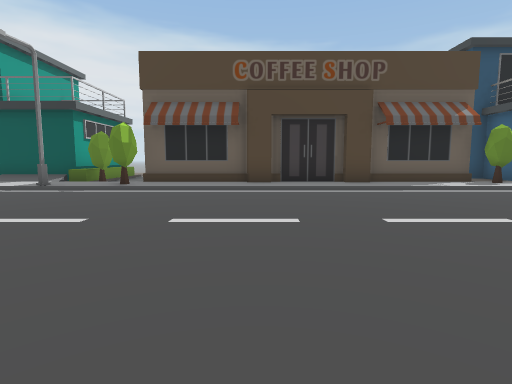
View 1 (above)

19 first-person views from a walk through a scene from a Unity 3-D project. The camera is 1.4 m above the floor, tilts 6° down and sees 80° across. The floor is counted in squares, 2 m on a side. Each view is taken from the middle of a square. On the plan, view 1 faces up. The plan holds only what a view shows up to about 10 squares ahead; the rest is blank. The place goes on beyond the plan. Some surface patterns are stand-ins.

View 2
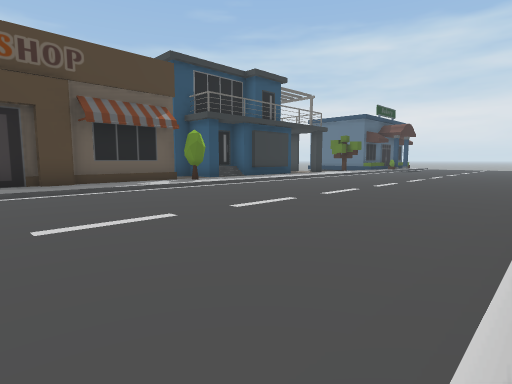

View 3
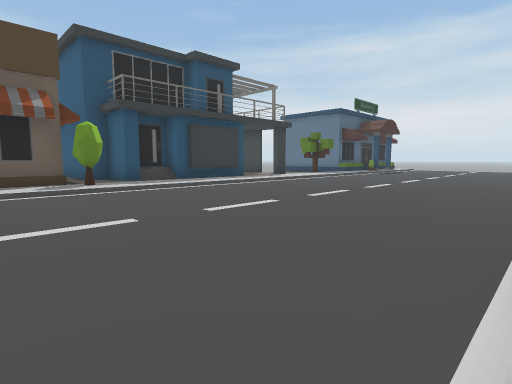

View 4
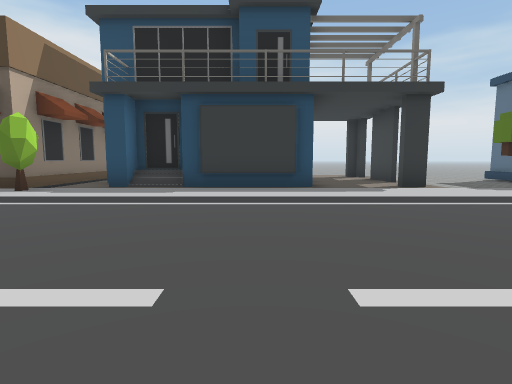

View 5
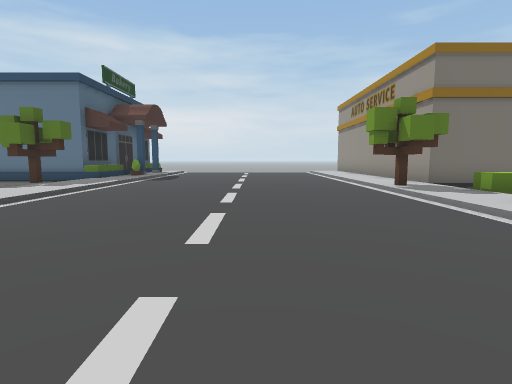

View 6
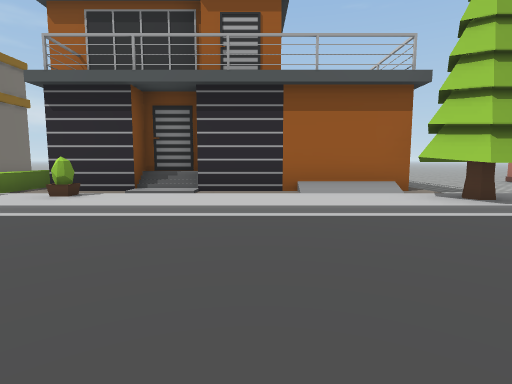

View 7
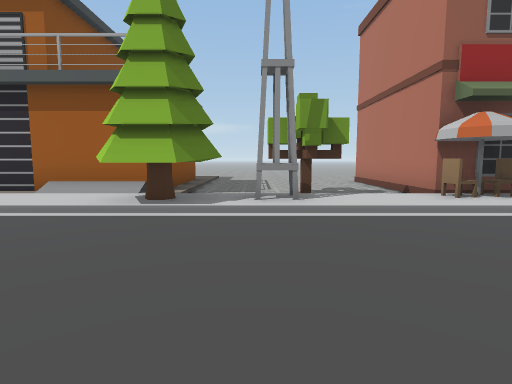

View 8
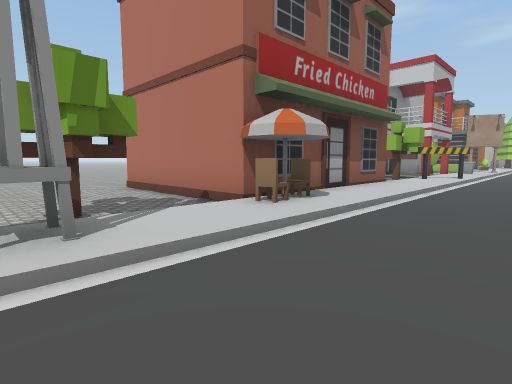

View 9
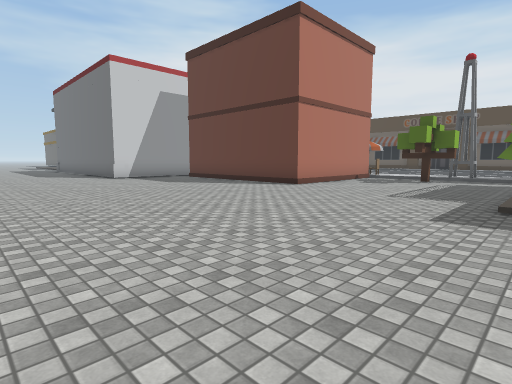

View 10
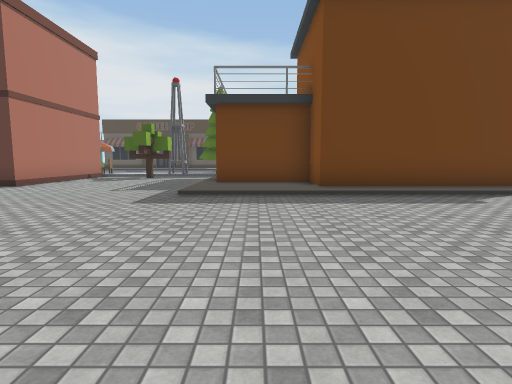

View 11
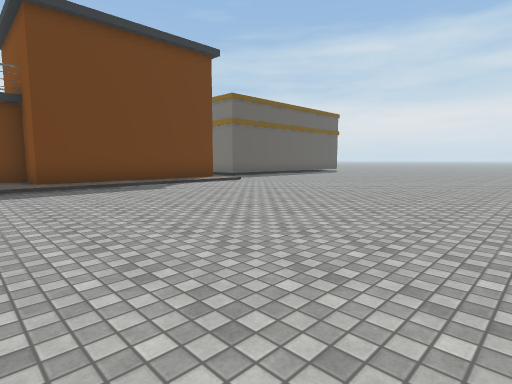

View 12
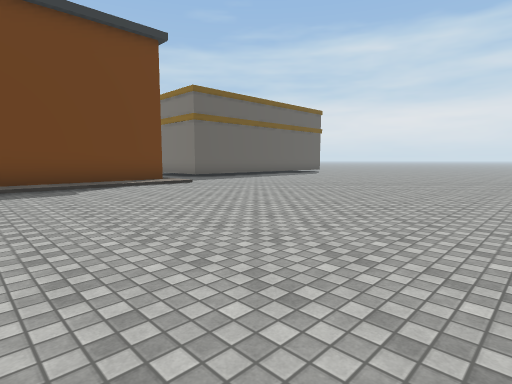

View 13
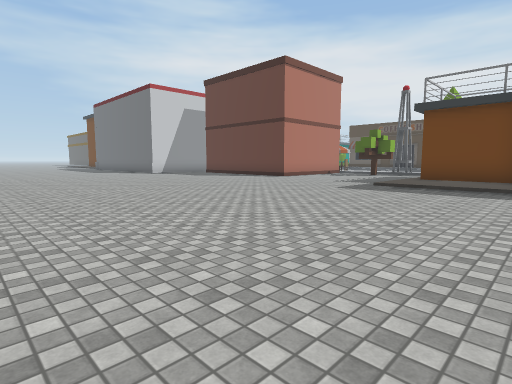

View 14
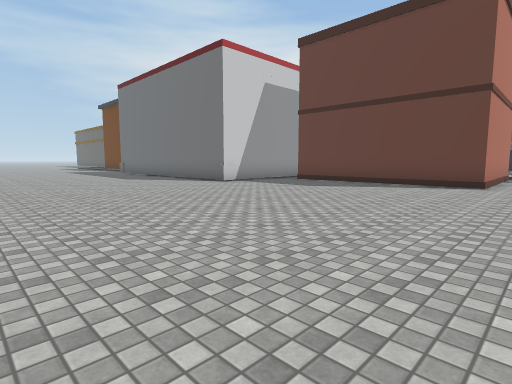

View 15
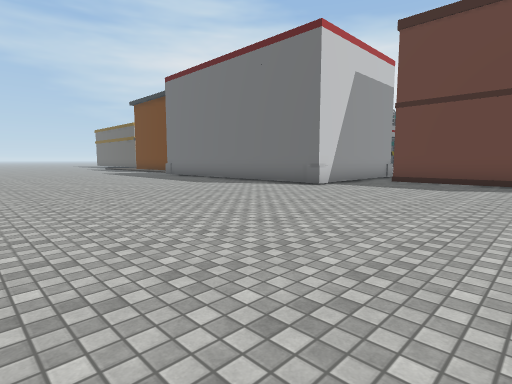

View 16
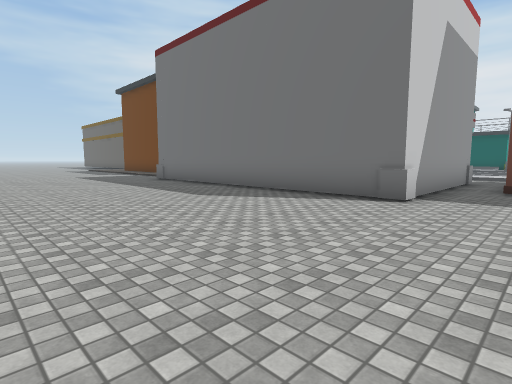

View 17
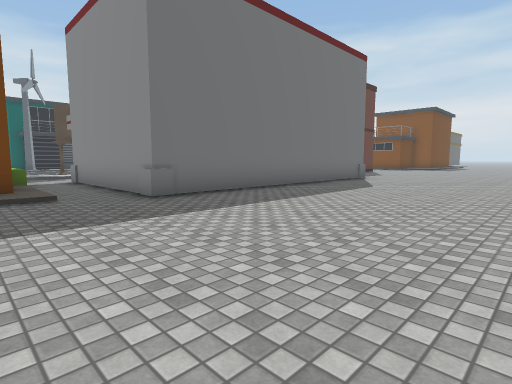

View 18
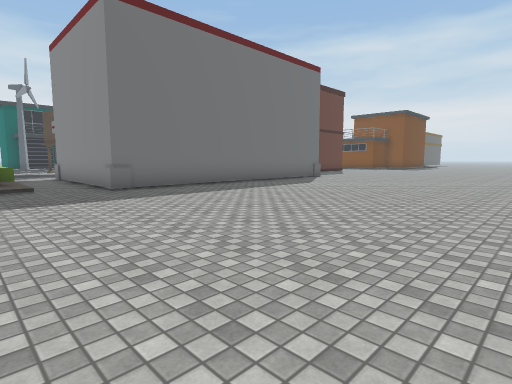

View 19
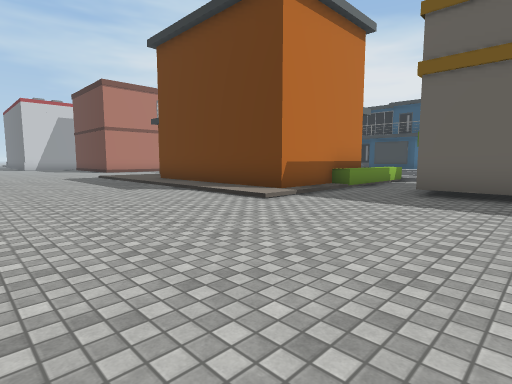

### Floor plan
Key: @ floor where view 1 was taken; # wall or solid block; x gap in a wall; . main floor; : floor 0.25 m higher than the main floor; / step, stairs or slope; ^ raised ledge; B bush; S streetlight; U building; T tree; C chair; O other object.
Columns run from 16 left of view 1 to 19 right of it. Each row starts with its distance up from view 1.
 12            O          ^      ::x ..U
 11            O          ^##    ::#...U
 10            O          #:###  :::...U
  9         ###BB##########:#/###::#.TTU
  8          ::::B::::::::B::/:::::::::
  7           /S////////////////////////
  6            .........................
  5             ........................
  4             ........................
  3              .......................
  2               ......................
  1          ...........................
  0          O//////@/////TT////////T///
 -1           O::::::CC::^TT:::::O:::::
 -2  O.        ..#####..T..#####:##O.UUU
 -3  O.        ..    #.....#   ### O.U:
 -4  O.#       #.    #.....#       O.U:
 -5  #.#       #.    #.....####   ##.U:U
 -6  :.#       #.#####.....:::#   #:...
 -7 #:.#       #...........:::#####:....
 -8  /.#########.........../////////....
 -9 ....................................
-10 ....................................
-11 ....................................
-12 ....................................
-13 ....................................
-14 ....................................
-15 ....................................
-16 ......     ......    ...........

Where each view was taken, in squares from view 1:
view 1: 0 up, 0 right, facing up
view 2: 0 up, 1 right, facing up-right
view 3: 0 up, 4 right, facing up-right
view 4: 2 up, 11 right, facing up
view 5: 3 up, 9 right, facing right
view 6: 4 up, 10 right, facing down
view 7: 4 up, 5 right, facing down
view 8: 2 up, 5 right, facing down-left
view 9: 13 down, 7 right, facing up-left
view 10: 14 down, 8 right, facing up
view 11: 16 down, 8 right, facing up-right
view 12: 16 down, 10 right, facing up-right
view 13: 16 down, 10 right, facing up-left
view 14: 15 down, 3 right, facing up-left
view 15: 16 down, 0 right, facing up-left
view 16: 14 down, 3 left, facing up-left
view 17: 14 down, 16 left, facing up-right
view 18: 16 down, 16 left, facing up-right
view 19: 12 down, 19 right, facing up-left
